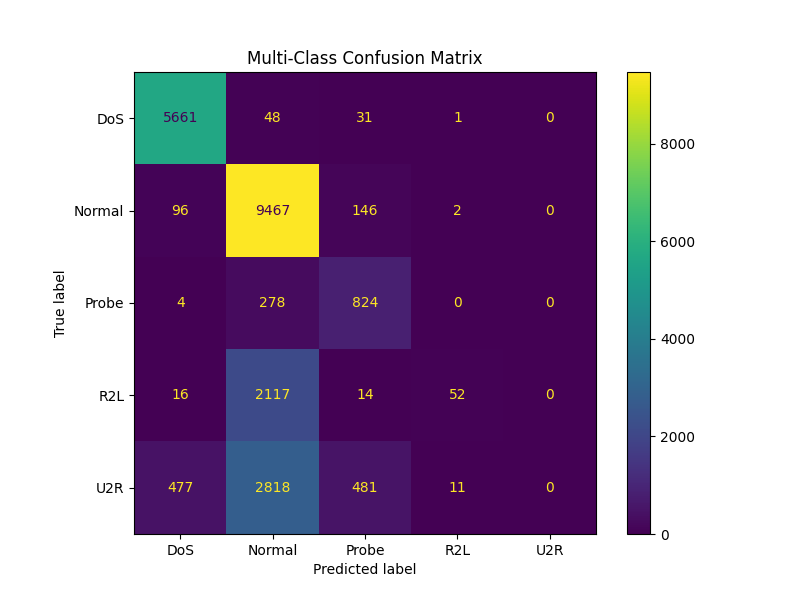

Recreate this plot in Python.
import numpy as np
import torch
import matplotlib.pyplot as plt

from sklearn.metrics import confusion_matrix, ConfusionMatrixDisplay

import sys
import os

sys.path.append(os.path.abspath(os.path.join(os.path.dirname(__file__), "..")))

from models.model import IDSModel


# -----------------------------
# Load test data
# -----------------------------

X_test = np.load("data/X_test.npy")
y_test = np.load("data/y_test.npy")

X_test = torch.tensor(X_test, dtype=torch.float32)

# For Conv1D input
X_test = X_test.unsqueeze(1)


# -----------------------------
# Load trained model
# -----------------------------

input_size = X_test.shape[2]
num_classes = 5

model = IDSModel(input_size, num_classes)

model.load_state_dict(
    torch.load("models/ids_model.pth", map_location=torch.device("cpu"))
)

model.eval()


# -----------------------------
# Predict
# -----------------------------

with torch.no_grad():

    outputs = model(X_test)

    preds = torch.argmax(outputs, dim=1).numpy()


# -----------------------------
# Confusion Matrix
# -----------------------------

labels = [
    "DoS",
    "Normal",
    "Probe",
    "R2L",
    "U2R"
]

cm = confusion_matrix(y_test, preds)

disp = ConfusionMatrixDisplay(
    confusion_matrix=cm,
    display_labels=labels
)

fig, ax = plt.subplots(figsize=(8,6))

disp.plot(ax=ax)

plt.title("Multi-Class Confusion Matrix")

plt.savefig("results/confusion_matrix_multiclass.png")

plt.show()
